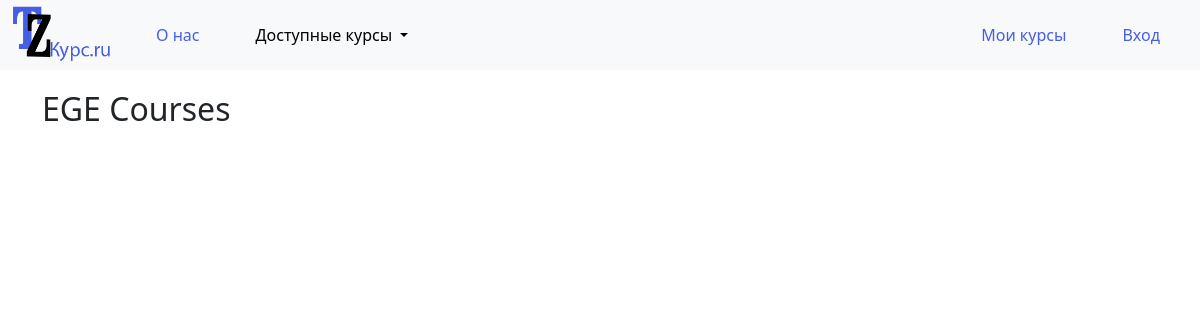
Page /ege_courses on the earlier database version.
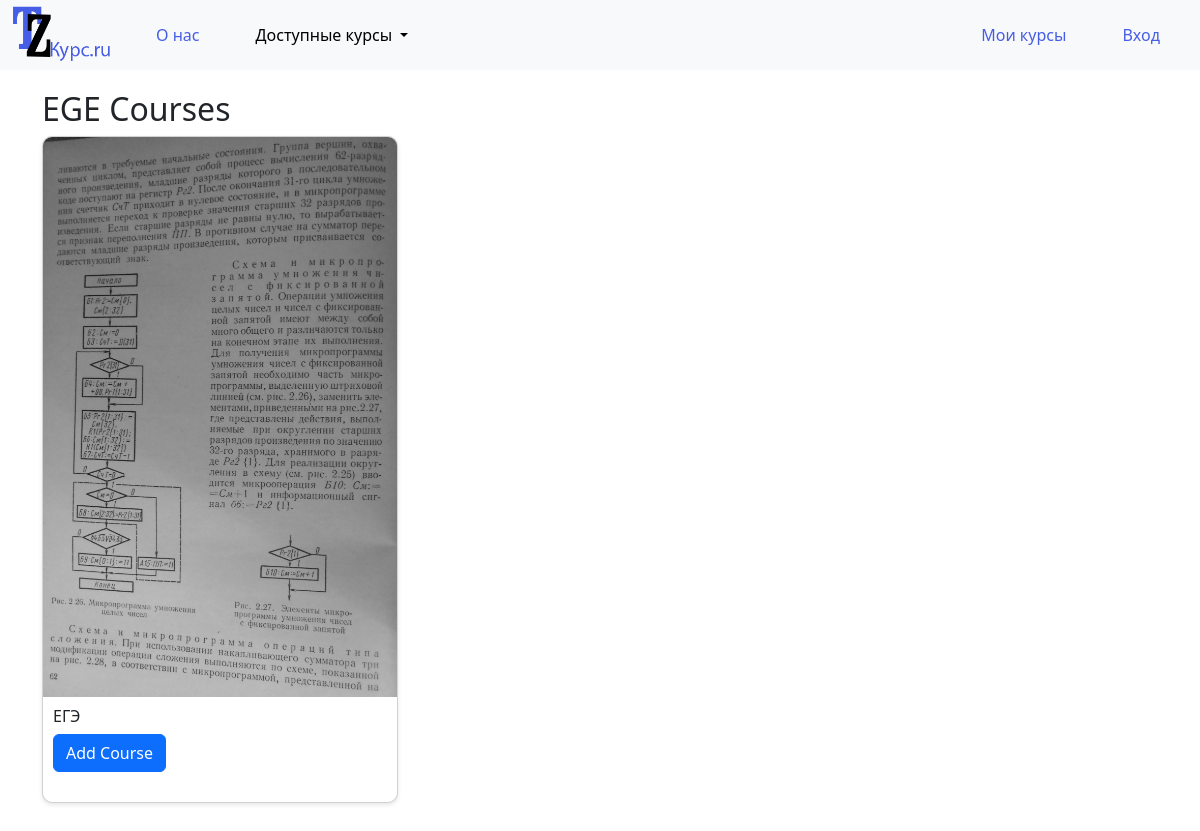
Same page on the later database version.
### main/models.py (models this page shows, shortened)
class Course(models.Model):
    CATEGORY_CHOICES = [
        ('students', 'Студентам'),
        ('ege', 'Подготовка к ЕГЭ'),
    ]
    title = models.CharField(max_length=100, blank=False, default='')
    description = models.TextField(blank=False, default='')
    category = models.CharField(max_length=20, choices=CATEGORY_CHOICES, blank=False, default='students')
    image = models.ImageField(upload_to='course_images/', blank=False, default='')

### main/views.py (the view)
# urls.py: path('ege_courses', views.ege_courses, name='ege_courses'),
def ege_courses(request):
    courses = Course.objects.filter(category='ege')
    return render(request, 'main/ege_courses.html', {'courses': courses})

### main/templates/main/ege_courses.html (shortened to what this page needs)
{% extends 'main/base.html' %}
{% block content %}
{% load static %}
<head>
    <link rel="stylesheet" href="{% static 'main/css/display_courses.css' %}">
</head>
<body>
    <div class="container">
        <h2>EGE Courses</h2>
        <div class="row">
            {% for course in courses %}
            {% if course.category == 'ege' %}
            <div class="col-md-4 mb-4">
                <div class="card">
                    <img src="{{ course.image.url }}" class="card-img-top" alt="{{ course.title }}">
                    <div class="card-body">
                        <h5 class="card-title">{{ course.title }}</h5>
                        <a href="#" class="btn btn-primary">Add Course</a>
                    </div>
                </div>
            </div>
            {% endif %}
            {% endfor %}
        </div>
    </div>
</body>
{% endblock %}

### main/templates/main/base.html (shortened to what this page needs)
<!doctype html>
<html lang="en">
<head>
    <link href="https://cdn.jsdelivr.net/npm/bootstrap@5.3.0-alpha3/dist/css/bootstrap.min.css" rel="stylesheet">
    {% load static %}
    <link  rel="stylesheet" href="{% static 'main/css/main.css' %}">
</head>
<body {% block bodyid %}{% endblock %}>
    <header>
        <nav class="navbar navbar-expand-lg bg-body-tertiary ">
          <div class="container-xxl bg-primary">
            <a class="navbar-brand" href="{% url 'home'%}">
                <img src="{% static 'main/img/logo.png' %}" height="60" width="100">
            </a>
            <div class="collapse navbar-collapse" id="navbarSupportedContent">
              <ul class="navbar-nav me-auto mb-2 mb-lg-0 ">
                <li class="nav-item">
                  <a class="nav-link menu-block2" href="{% url 'about'%}">О нас</a>
                </li>
                <li class="nav-item dropdown">
                  <a class="nav-link dropdown-toggle active menu-block1" href="#" role="button" data-bs-toggle="dropdown" aria-expanded="false">
                    Доступные курсы
                  </a>
                </li>
              </ul>
                <ul class="navbar-nav mb-2 mb-lg-0">
                    <li class="nav-item active">
                      <a class="nav-link menu-block2" href="{% url 'my_courses'%}">Мои курсы</a>
                    </li>
                    <li class="nav-item">
                        {% if user %}
                            <a class="nav-link menu-block2" href="{% url 'login' %}">Вход</a>
                        {% else %}
                            <a class="nav-link menu-block2" href="{% url '' %}">Выйти</a>
                        {% endif %}
                    </li>
                </ul>
            </div>
          </div>
        </nav>
    </header>
  {% block content %}{% endblock %}
</body>
</html>

### static/main/css/main.css (style rules this page uses)
.navbar { padding: 0 !important; }
body { margin: 0 !important; padding: 0 !important; width: 100%; max-width: 100%; overflow-x: hidden; }
html { width: 100%; max-width: 100%; overflow-x: hidden; }
.menu-block2 { color: #465ee5 !important; }
li { padding: 0 20px; }
.menu-block1 { color: black !important; }
.bg-primary { background: none !important; margin: 0 !important; }
.container { margin-top: 20px; margin-bottom: 20px; }

### static/main/css/display_courses.css (style rules this page uses)
.card { display: flex; flex-direction: column; height: 100%; margin-bottom: 20px; border-radius: 10px; box-shadow: 0 2px 4px rgba(0, 0, 0, 0.1); overflow: hidden; }
.card-body { flex-grow: 1; padding: 10px; }
.card-title { white-space: nowrap; overflow: hidden; text-overflow: ellipsis; font-size: 16px; }

Differences in the rows shown:
added Course: image (picture), title "ЕГЭ"
